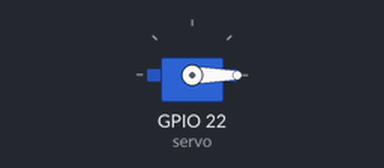
Bench run of a sketch on a simulated ESP32. Shown: servo.

Above: at 0.05 s.
At 3.0 s:
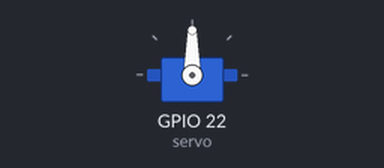
At 6.0 s:
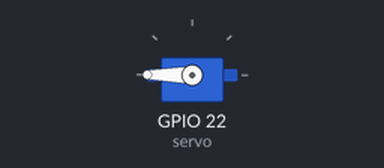
Timing chart, 0 to 7.8 s (numbered marks = the images above):
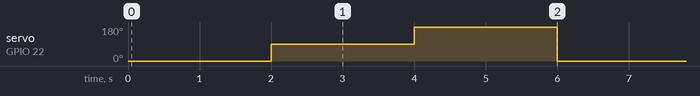

The sketch:

esp32_demo001_servo.ino
```cpp
#include <ESP32Servo.h>

Servo servo;

void setup()
{
    // 初始化舵机
    servo.attach(22);
}

void loop()
{
    // 将舵机移动到0度
    servo.write(0);
    delay(2000);

    // 将舵机移动到90度
    servo.write(90);
    delay(2000);

    // 将舵机移动到180度
    servo.write(180);
    delay(2000);
}
```

Measured:
- by itself, servo on GPIO 22 (servo): repeats every 6.0 s: 180° 2.0 s, 0° 2.0 s, 90° 2.0 s
